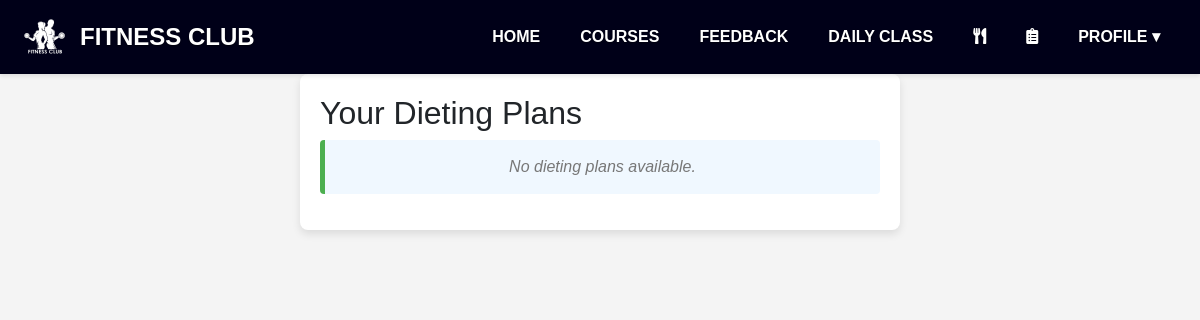
Before: /dieting-plan/ (signed in) with the older database file.
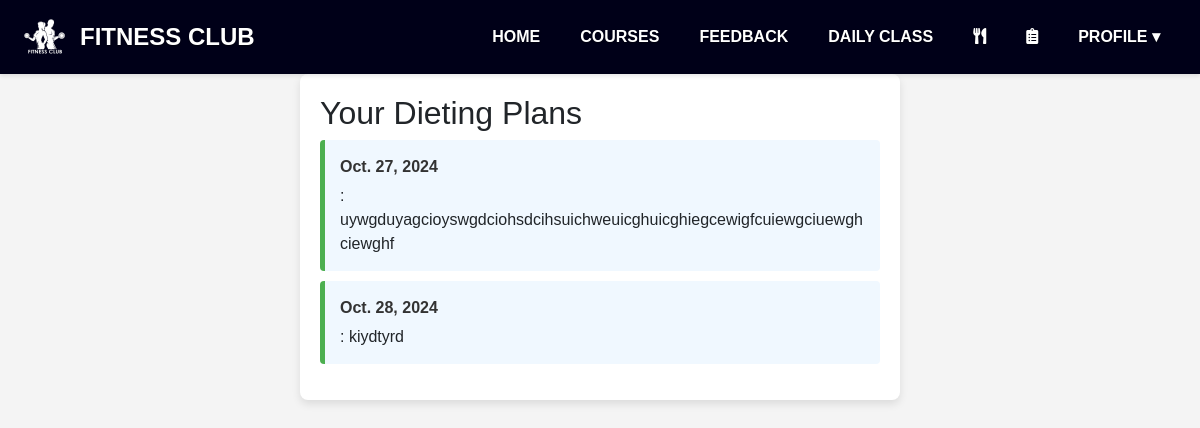
After: the same page with the newer database file.
### gymapp/models.py (models this page shows, shortened)
class DietingPlan(models.Model):
    date = models.DateField()
    plan_details = models.TextField()

### gymapp/views.py (the view)
# urls.py: path('dieting-plan/',views.dieting_plan_view, name='dieting_plan'),
def dieting_plan_view(request):
    dieting_plans = DietingPlan.objects.all()  # All dieting plans
    return render(request, 'dieting_plan.html', {'dieting_plans': dieting_plans})

### gymapp/templates/dieting_plan.html (shortened to what this page needs)
{% extends 'base.html' %}
{% block content %}
<div class="dieting-plans-container">
    <h2>Your Dieting Plans</h2>
    <ul>
        {% for plan in dieting_plans %}
            <li>
                <span>{{ plan.date }}</span>: {{ plan.plan_details }}
            </li>
        {% empty %}
            <li class="no-plans">No dieting plans available.</li>
        {% endfor %}
    </ul>
</div>
{% endblock %}

Changed rows visible on the page:
added DietingPlan: date "Oct. 27, 2024", plan_details "uywgduyagcioyswgdciohsdcihsuichweuicghuicghiegcewigfcuiewgciuewghciewghf"
added DietingPlan: date "Oct. 28, 2024", plan_details "kiydtyrd"
Other visible differences:
text no longer shown: "No dieting plans available."
